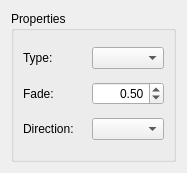
<ui version="4.0" >
 <class>SpiralShapeConfigWidget</class>
 <widget class="QWidget" name="SpiralShapeConfigWidget" >
  <property name="geometry" >
   <rect>
    <x>0</x>
    <y>0</y>
    <width>187</width>
    <height>173</height>
   </rect>
  </property>
  <property name="windowTitle" >
   <string>Spiral Shape</string>
  </property>
  <layout class="QVBoxLayout" >
   <item>
    <widget class="QGroupBox" name="groupBox" >
     <property name="title" >
      <string>Properties</string>
     </property>
     <layout class="QGridLayout" >
      <item row="0" column="0" >
       <widget class="QLabel" name="label_3" >
        <property name="text" >
         <string>Type:</string>
        </property>
       </widget>
      </item>
      <item row="0" column="1" >
       <widget class="QComboBox" name="spiralType" />
      </item>
      <item row="1" column="0" >
       <widget class="QLabel" name="label" >
        <property name="text" >
         <string>Fade:</string>
        </property>
       </widget>
      </item>
      <item row="1" column="1" >
       <widget class="QDoubleSpinBox" name="fade" >
        <property name="alignment" >
         <set>Qt::AlignRight|Qt::AlignTrailing|Qt::AlignVCenter</set>
        </property>
        <property name="suffix" >
         <string/>
        </property>
        <property name="maximum" >
         <double>1.000000000000000</double>
        </property>
        <property name="singleStep" >
         <double>0.100000000000000</double>
        </property>
        <property name="value" >
         <double>0.500000000000000</double>
        </property>
       </widget>
      </item>
      <item row="2" column="0" >
       <widget class="QLabel" name="label_3" >
        <property name="text" >
         <string>Direction:</string>
        </property>
       </widget>
      </item>
      <item row="2" column="1" >
       <widget class="QComboBox" name="clockWise" />
      </item>
     </layout>
    </widget>
   </item>
  </layout>
 </widget>
 <resources/>
 <connections/>
</ui>
